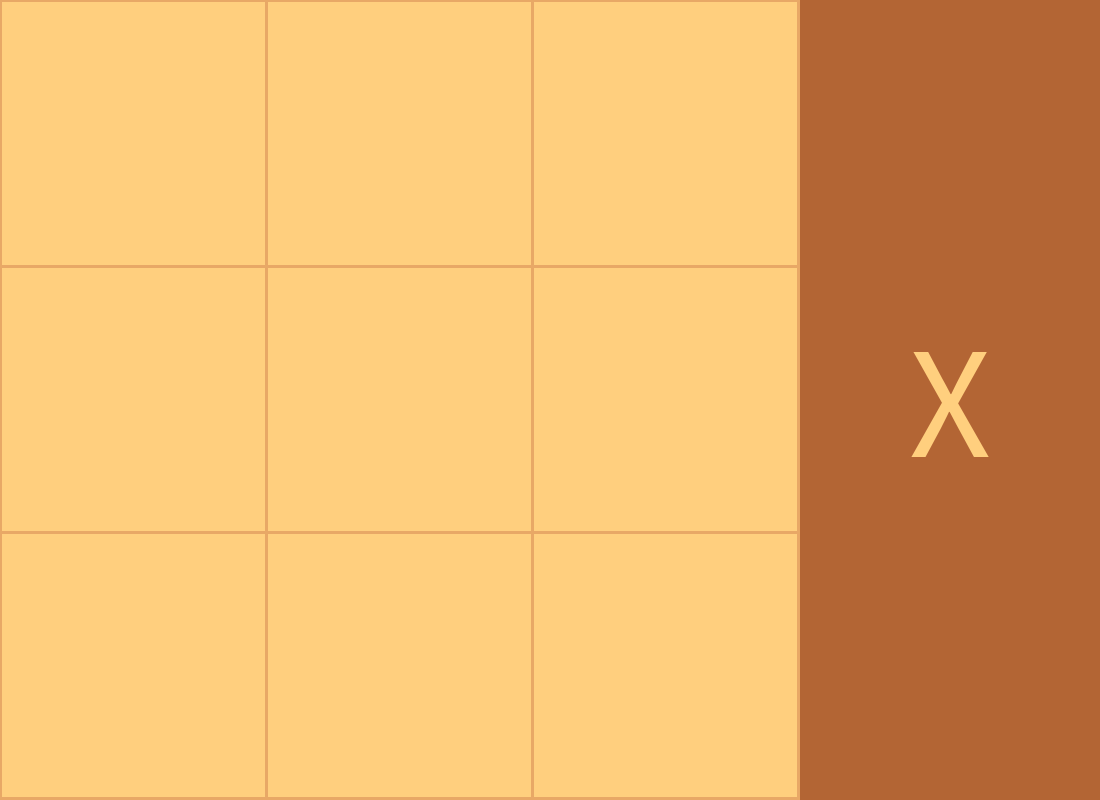
Frame 1 (no input)
Frame 60 (the mouse pressed at the canvas centre just before this capture): identical to frame 1, image omitted
Frame 120 (the mouse held since frame 60 and released just before this capture): identical to frame 1, image omitted

The Processing sketch that drew this single still picture (run headless with seeded random() and noise(); from frame 60 on, the mouse is pressed at the canvas centre):

// Processing sketch: Tic_Tac_Toe
// ── Tic_Tac_Toe.pde
float Spacing;
int Rows = 3;
Cell[][] Board;
boolean Turn = true;
String Winner = null;

void setup() {
  size(1100, 800);
  Board = new Cell[Rows][Rows];
  Spacing = (width-300)/Rows;
  ResetBoard();
}


void draw() {
  noStroke();
  fill(#B36534);
  rect(width-300, 0, 300, height);
  for (int i = 0; i < Rows; i++) {
    for (int j = 0; j < Rows; j++) {
      Board[i][j].Show();
    }
  }
  textAlign(CENTER, CENTER);
  textSize(160);
  if (Turn) { 
    text("X", 950, height/2);
  } else {
    text("O", 950, height/2);
  }
  CheckWin();
}


void mouseClicked() {
  if (Winner == null) {
    int X = floor(mouseX/Spacing);
    int Y = floor(mouseY/Spacing);
    if (X < 3) {
      if (Turn && Board[X][Y].Value == null) {
        Board[X][Y].Value = "X";
        Turn = !Turn;
      } else if (!Turn && Board[X][Y].Value == null) {
        Board[X][Y].Value = "O";
        Turn = !Turn;
      }
    }
  }
}

void keyPressed() {
  if (key == 'r' && Winner != null) {
    ResetBoard();
  }
}


void CheckWin() {
  String OldValue;
  Boolean Win = true;
  for (int i = 0; i < 3; i++) {
    OldValue = Board[i][0].Value;
    Win = true;
    for (int j = 0; j < 3; j++) {
      if (Board[i][j].Value == null) {
        Win = false;
      } else if (OldValue == null) {
        Win = false;
      } else if (!OldValue.equals(Board[i][j].Value)) {
        Win = false;
      }
    }
    if (Win) {
      Winner = Board[i][0].Value;
      stroke(#936F52);
      strokeWeight(15);
      line(i*Spacing+Spacing/2, Spacing/2-20, i*Spacing+Spacing/2, height-Spacing/2+20);
    }
  }

  for (int i = 0; i < 3; i++) {
    OldValue = Board[0][i].Value;
    Win = true;
    for (int j = 0; j < 3; j++) {
      if (Board[j][i].Value == null) {
        Win = false;
      } else if (OldValue == null) {
        Win = false;
      } else if (!OldValue.equals(Board[j][i].Value)) {
        Win = false;
      }
    }
    if (Win) {
      Winner = Board[0][i].Value;
      stroke(#936F52);
      strokeWeight(15);
      line(Spacing/2-20, i*Spacing+Spacing/2, height-Spacing/2+20, i*Spacing+Spacing/2);
    }
  }

  if (Board[0][0].Value != null && Board[1][1].Value != null && Board[2][2].Value != null) {
    if (Board[0][0].Value == Board[1][1].Value && Board[0][0].Value == Board[2][2].Value) {
      stroke(#936F52);
      strokeWeight(15);
      line(Spacing/2, Spacing/2, 800-Spacing/2, height-Spacing/2);
    }
  }

  if (Board[2][0].Value != null && Board[1][1].Value != null && Board[0][2].Value != null) {
    if (Board[2][0].Value == Board[1][1].Value && Board[2][0].Value == Board[0][2].Value) {
      stroke(#936F52);
      strokeWeight(15);
      line(800-Spacing/2, Spacing/2, Spacing/2, height-Spacing/2);
      Winner = Board[1][1].Value;
    }
  }
  if (Winner != null) {
    textSize(64);
    text(Winner+ " wins!", 950, 100);
    textSize(32);
    text("Press 'r' to restart", 950, 150);
  }
}


void ResetBoard() {
  for (int i = 0; i < Rows; i++) {
    for (int j = 0; j < Rows; j++) {
      Board[i][j] = new Cell(i*Spacing, j*Spacing);
    }
  }
  Turn = true;
  Winner = null;
}

// ── Cell_Class.pde
class Cell {
  PVector Position;
  String Value = null;

  Cell(float XPos, float YPos) {
    Position = new PVector(XPos, YPos);
  }

  void Show() {
    fill(#FFCF7E);
    stroke(#E8A866);
    strokeWeight(3);
    rect(Position.x, Position.y, Spacing, Spacing);
    if (Value != null) {
      textAlign(CENTER,CENTER);
      textSize(128);
      fill(0);
      text(Value,Position.x+Spacing/2,Position.y+Spacing/2);
    }
  }
}
